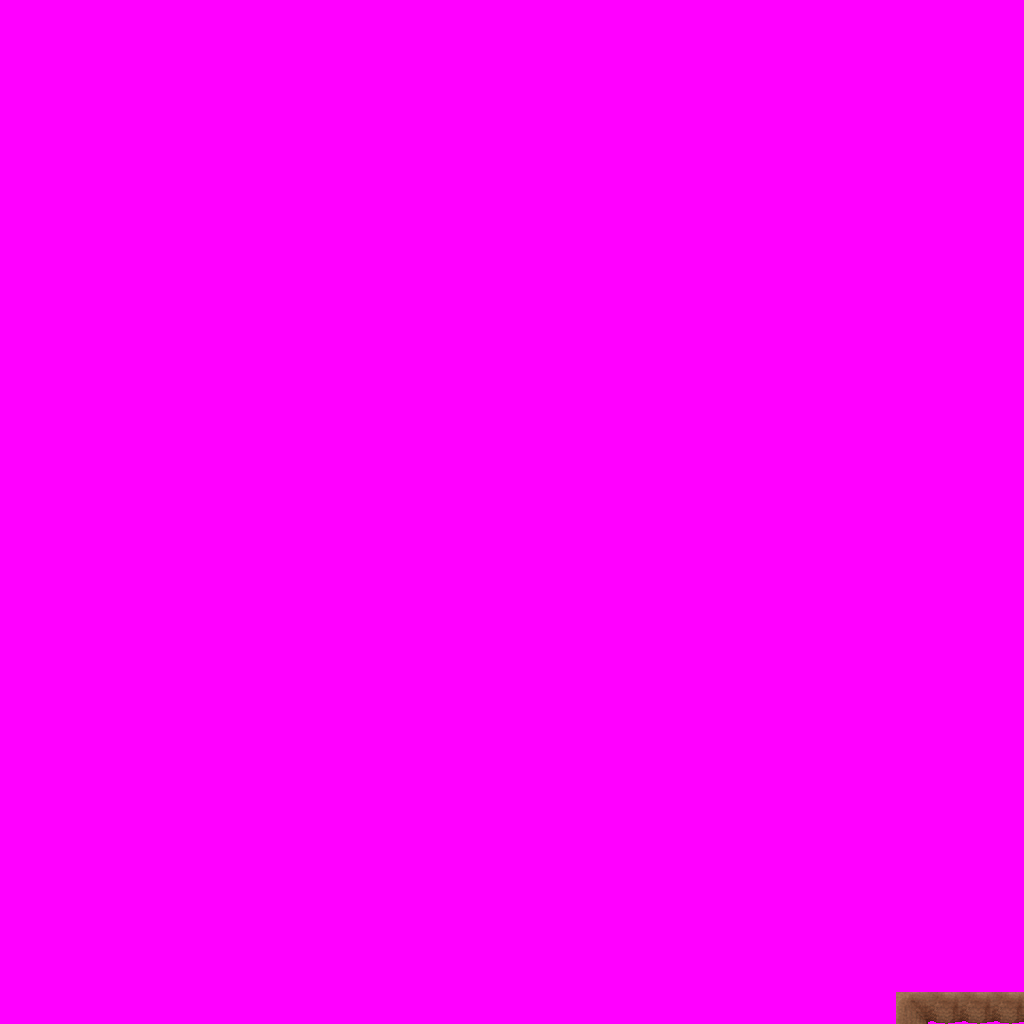

The image is a tile-based game level rendered from a .tmx file. Its description and source (layers, tilesets, objects; grid data summarised) follow:
An orthogonal 32x32 tile map with 32x32 px tiles, 6 tile layers (Ground, Objects, Above, Walkable, ...), 3 tilesets.

<map version="1.0" orientation="orthogonal" width="32" height="32" tilewidth="32" tileheight="32">
 <tileset firstgid="1" name="ground_brown" tilewidth="32" tileheight="32">
  <image source="../drawable/ground_brown.png" width="160" height="32" />
 </tileset>
 <tileset firstgid="6" name="building_wall_int_sandstone" tilewidth="32" tileheight="32">
  <image source="../drawable/building_wall_int_sandstone.png" width="96" height="160" />
 </tileset>
 <tileset firstgid="21" name="walkable_sentinel" tilewidth="32" tileheight="32">
  <image source="../drawable/walkable_sentinel.png" width="32" height="32" />
 </tileset>
 <layer name="Ground" width="32" height="32">
  <data>[1024 cells, 1024 non-empty, 2 distinct tile ids]</data>
 </layer>
 <layer name="Objects" width="32" height="32">
  <data>[1024 cells, 0 non-empty, 0 distinct tile ids]</data>
 </layer>
 <layer name="Above" width="32" height="32">
  <data>[1024 cells, 0 non-empty, 0 distinct tile ids]</data>
 </layer>
 <layer name="Walkable" width="32" height="32">
  <data>[1024 cells, 1024 non-empty, 1 distinct tile ids]</data>
 </layer>
 <layer name="Objects_stendhal" width="32" height="32">
  <data>[1024 cells, 4 non-empty, 2 distinct tile ids]</data>
 </layer>
 <layer name="Objects_stendhal2" width="32" height="32">
  <data>[1024 cells, 0 non-empty, 0 distinct tile ids]</data>
 </layer>
 <objectgroup name="Mapevents" width="32" height="32" />
 <objectgroup name="Spawn" width="32" height="32" />
 <objectgroup name="Keys" width="32" height="32" />
 <objectgroup name="Replace" width="32" height="32" />
</map>
